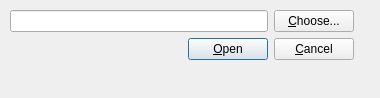
<?xml version="1.0" encoding="UTF-8"?>
<ui version="4.0">
 <class>DlgOpenFile</class>
 <widget class="QDialog" name="DlgOpenFile">
  <property name="windowModality">
   <enum>Qt::WindowModal</enum>
  </property>
  <property name="geometry">
   <rect>
    <x>0</x>
    <y>0</y>
    <width>380</width>
    <height>98</height>
   </rect>
  </property>
  <property name="windowTitle">
   <string>Select Your Migration Xml File</string>
  </property>
  <widget class="QWidget" name="layoutWidget">
   <property name="geometry">
    <rect>
     <x>10</x>
     <y>10</y>
     <width>363</width>
     <height>83</height>
    </rect>
   </property>
   <layout class="QFormLayout" name="formLayout">
    <item row="0" column="0">
     <layout class="QVBoxLayout" name="verticalLayout_2">
      <item>
       <layout class="QHBoxLayout" name="horizontalLayout_2">
        <item>
         <widget class="QLineEdit" name="edtFile"/>
        </item>
        <item>
         <widget class="QPushButton" name="btnGetFile">
          <property name="text">
           <string>&amp;Choose...</string>
          </property>
          <property name="flat">
           <bool>false</bool>
          </property>
         </widget>
        </item>
       </layout>
      </item>
      <item>
       <layout class="QVBoxLayout" name="verticalLayout">
        <item>
         <layout class="QHBoxLayout" name="horizontalLayout_3">
          <item>
           <spacer name="horizontalSpacer">
            <property name="orientation">
             <enum>Qt::Horizontal</enum>
            </property>
            <property name="sizeHint" stdset="0">
             <size>
              <width>178</width>
              <height>20</height>
             </size>
            </property>
           </spacer>
          </item>
          <item>
           <layout class="QHBoxLayout" name="horizontalLayout">
            <item>
             <widget class="QPushButton" name="btnOpen">
              <property name="text">
               <string>&amp;Open</string>
              </property>
              <property name="default">
               <bool>true</bool>
              </property>
             </widget>
            </item>
            <item>
             <widget class="QPushButton" name="btnCancel">
              <property name="text">
               <string>&amp;Cancel</string>
              </property>
             </widget>
            </item>
           </layout>
          </item>
         </layout>
        </item>
       </layout>
      </item>
     </layout>
    </item>
   </layout>
  </widget>
 </widget>
 <resources/>
 <connections/>
</ui>
